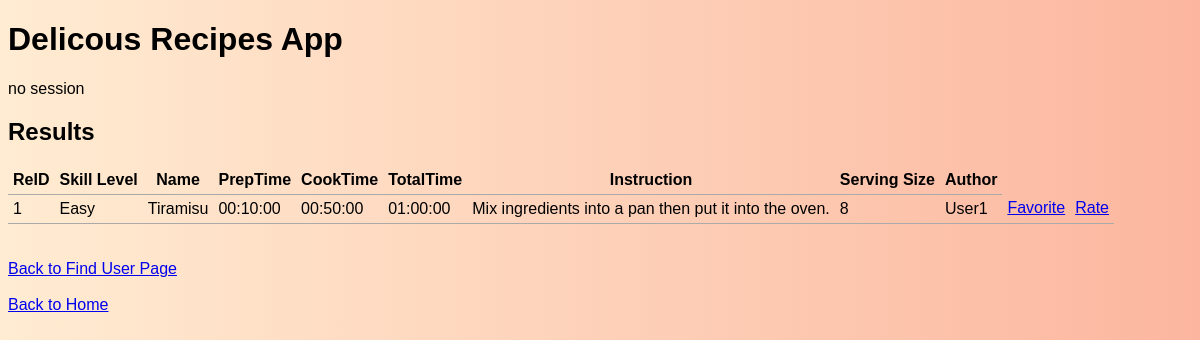
The app's page /viewrecipe.php?ReID=1 with its own data.
### tables this page shows
CREATE TABLE Recipe (
ReID INTEGER AUTO_INCREMENT PRIMARY KEY,
SkillLevel CHAR(20),
Name VARCHAR(100) NOT NULL,
PrepTime TIME(0) NOT NULL,
CookTime TIME(0) NOT NULL,
InstructionID INTEGER UNIQUE NOT NULL,
Username CHAR(20) NOT NULL,
FOREIGN KEY (PrepTime, CookTime) REFERENCES RecipeTime (PrepTime, CookTime)
		ON DELETE NO ACTION
		ON UPDATE NO ACTION,
FOREIGN KEY (InstructionID) REFERENCES Instruction(InsID)
	ON DELETE CASCADE
	ON UPDATE NO ACTION,
FOREIGN KEY (Username) REFERENCES BookUser (Username)
	ON DELETE CASCADE
	ON UPDATE CASCADE
);

CREATE TABLE RecipeTime (
PrepTime TIME(0),
CookTime TIME(0),
TotalTime TIME(0) NOT NULL,
PRIMARY KEY (PrepTime, CookTime)
);

CREATE TABLE Instruction(
InsID INTEGER AUTO_INCREMENT PRIMARY KEY,
Instructions VARCHAR(8000) UNIQUE NOT NULL,
ServingSize INTEGER
);

### common.php (called while the page is built)
<?php
function escape($html) {
  return htmlspecialchars($html, ENT_QUOTES | ENT_SUBSTITUTE, "UTF-8");
}
?>

### viewrecipe.php (the view, shortened to what this page needs)
<?php
require "templates/header.php";
if (isset($_GET["ReID"])) {
    try {
        include 'config.php';
        require 'common.php';
      $connection = new PDO($dsn, $username, $password, $options);
      $ReID = $_GET["ReID"];
      $sql = "SELECT * FROM Recipe AS r, Instruction AS i, Recipetime AS rt
                        WHERE r.ReID = $ReID AND r.InstructionID = i.InsID AND rt.PrepTime = r.PrepTime AND rt.CookTime = r.CookTime";
      $statement = $connection->prepare($sql);
      $statement->execute();
      $result = $statement->fetchAll();
    } catch(PDOException $error) {
        echo $sql . "<br>" . $error->getMessage();
    }
  }
?>
<?php
    if ($result && $statement->rowCount() > 0) { ?>
        <h2>Results</h2>
        <table>
            <thead>
                <tr>
                    <th>ReID</th>
                    <th>Skill Level</th>
                    <th>Name</th>
                    <th>PrepTime</th>
                    <th>CookTime</th>
                    <th>TotalTime</th>
                    <th>Instruction</th>
                    <th>Serving Size</th>
                    <th>Author</th>
                </tr>
            </thead>
            <tbody>
        <?php foreach ($result as $row) { ?>
            <tr>
                <td><?php echo $row["ReID"]; ?></td>
                <td><?php echo $row["SkillLevel"]; ?></td>
                <td><?php echo $row["Name"]; ?></td>
                <td><?php echo $row["PrepTime"]; ?></td>
                <td><?php echo $row["CookTime"]; ?></td>
                <td><?php echo $row["TotalTime"]; ?></td>
                <td><?php echo $row["Instructions"]; ?></td>
                <td><?php echo $row["ServingSize"]; ?></td>
                <td><?php echo $row["Username"]; ?></td>
                <td><a href="favoriterecipe.php?ReID=<?php echo escape($row["ReID"]); ?>">Favorite</a></td>
                <td><a href="rate-single.php?ReID=<?php echo escape($row["ReID"]); ?>">Rate</a></td>
            </tr>
        <?php } ?>
        </tbody>
    </table>
    <?php } else { ?>
        <blockquote>Sorry there isn't a recipe for your selection at this time yet.</blockquote>
    <?php }
?>
<a href="findUser.php">Back to Find User Page</a>
<a href="index.php">Back to Home</a>
<?php require "templates/footer.php"; ?>

### css/style.css (style rules this page uses)
table { border-collapse: collapse; border-spacing: 0; }
td, th { padding: 5px; border-bottom: 1px solid #aaa; }
body { background-image: linear-gradient(to right, #ffecd2, #fcb69f); }
html { font-family: sans-serif; }

### records on screen
recipe: ReID "1", SkillLevel "Easy", Name "Tiramisu", recipetime.PrepTime "00:10:00", recipetime.CookTime "00:50:00", recipetime.TotalTime "01:00:00", InstructionID.Instructions "Mix ingredients into a pan then put it into the oven.", InstructionID.ServingSize "8", Username "User1"
